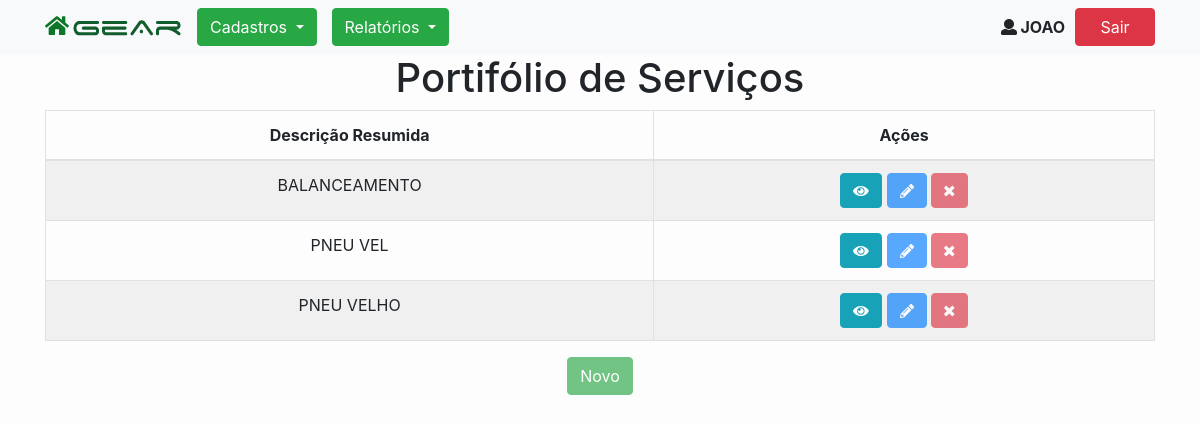
/servico-lista (signed in), run on an earlier commit of the app's database.
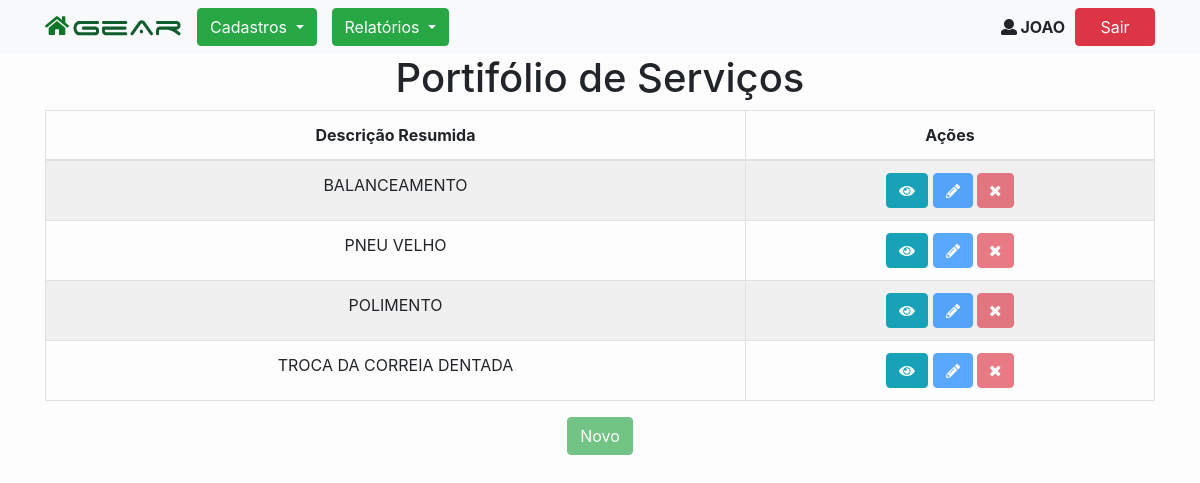
And on a later commit of the database.
### tables this page shows
CREATE TABLE `tb_servico` (
  `id` int(11) NOT NULL AUTO_INCREMENT,
  `descricao_resumida` varchar(25) NOT NULL,
  `descricao_detalhada` varchar(250) DEFAULT NULL,
  `cnpj_empresa` varchar(14) NOT NULL,
  PRIMARY KEY (`id`)
);

### ServicoBO.php (called while the page is built, shortened)
<?php
require_once 'Servico.php';
class ServicoBO {
    public static function findAll(){
        $cnpj = $_SESSION['login']['cnpj_empresa'];
        $sql = "SELECT id, descricao_resumida, descricao_detalhada, cnpj_empresa FROM tb_servico WHERE cnpj_empresa = :cnpj_empresa ORDER BY descricao_resumida";
        $DB = db_connect();
        $stmt = $DB->prepare($sql);
        $stmt->bindParam(':cnpj_empresa', $cnpj);
        $stmt->execute();
        return $stmt->fetchAll(PDO::FETCH_CLASS, 'Servico');
    }
}

### Servico.php (called while the page is built, shortened)
<?php
class Servico
{
    private $id;
    private $descricao_resumida;
    public function getId()
    {
        return $this->id;
    }
    public function getDescricaoResumida()
    {
        return $this->descricao_resumida;
    }
}

### helpers.php (called while the page is built, shortened)
<?php
function estaLogado()
{
    return true;
}
function adminLogado(){
    return false;
}

### servico-lista.php (the view, shortened to what this page needs)
<?php
    include('header.php');
    require_once('ServicoBO.php');
    $servicos = ServicoBO::findAll();
?>
<div class="container">
    <h1>Portifólio de Serviços</h1>
    <div>
        <table class="table table-striped table-bordered">
            <thead>
                <tr>
                    <th>Descrição Resumida</th>
                    <th>Ações</th>
                </tr>
            </thead>
            <tbody>
                <?php foreach ($servicos as $servico):?>
                    <tr>
                        <td><?=strtoupper($servico->getDescricaoResumida())?></td>
                        <td>
                            <form action="#" method="post">
                                <button class="tooltip btn btn-info" type="submit" formaction="servico-form-visualizacao.php?id=<?=$servico->getId()?>">
                                    <i class="fas fa-eye"></i>
                                </button>
                                <button class="tooltip btn btn-primary <?php if(!adminLogado()): echo "disabled" ?>" <?php echo "disabled"; endif;?> type="submit" formaction="servico-form-alteracao.php?id=<?=$servico->getId()?>">
                                    <i class="fas fa-pencil-alt"></i>
                                </button>
                                <button class="tooltip btn btn-danger
                                <?php
                                    if(!adminLogado())
                                        echo "disabled" ?>" <?php
                                    if(!adminLogado())
                                        echo "disabled" ?>
                                    type="submit" onclick="return confirm('Confirma remover este serviço?')"
                                    formaction="servico-acao-remover.php?id=<?=$servico->getId()?>">
                                    <i class="fas fa-times"></i>
                                </button>
                            </form>
                        </td>
                    </tr>
                <?php endforeach;?>
            </tbody>
        </table>
    </div>
</div>
<div class="container">
    <input type="button" onclick="window.location.href='servico-form-cadastro.php';" class="btn btn-success <?php if(!adminLogado()) echo "disabled" ?>" <?php if(!adminLogado()) echo "disabled" ?> value="Novo" />
</div>
<?php include('footer.php')?>

What changed in the data, as far as the page shows it:
removed tb_servico: descricao_resumida "PNEU VEL"
added tb_servico: descricao_resumida "POLIMENTO"
added tb_servico: descricao_resumida "TROCA DA CORREIA DENTADA"
